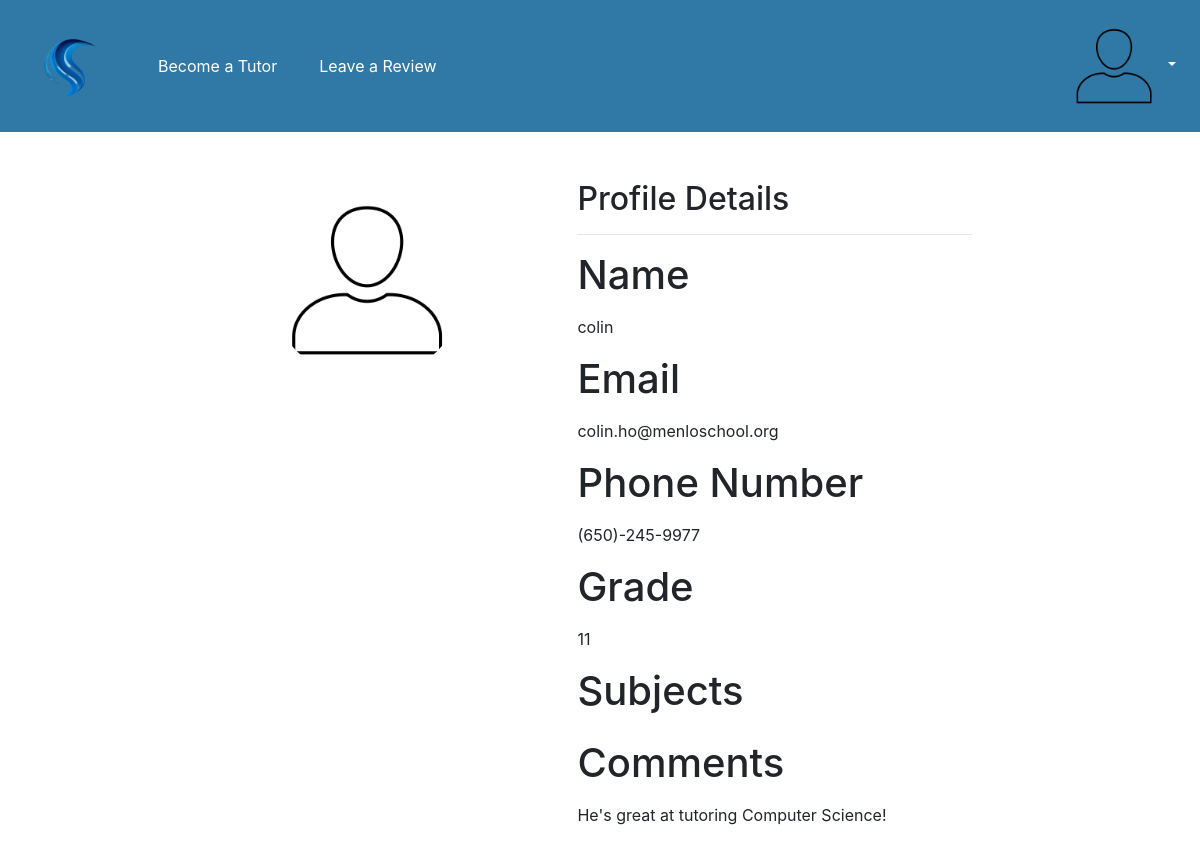
Page /profile (signed in) on the earlier database version.
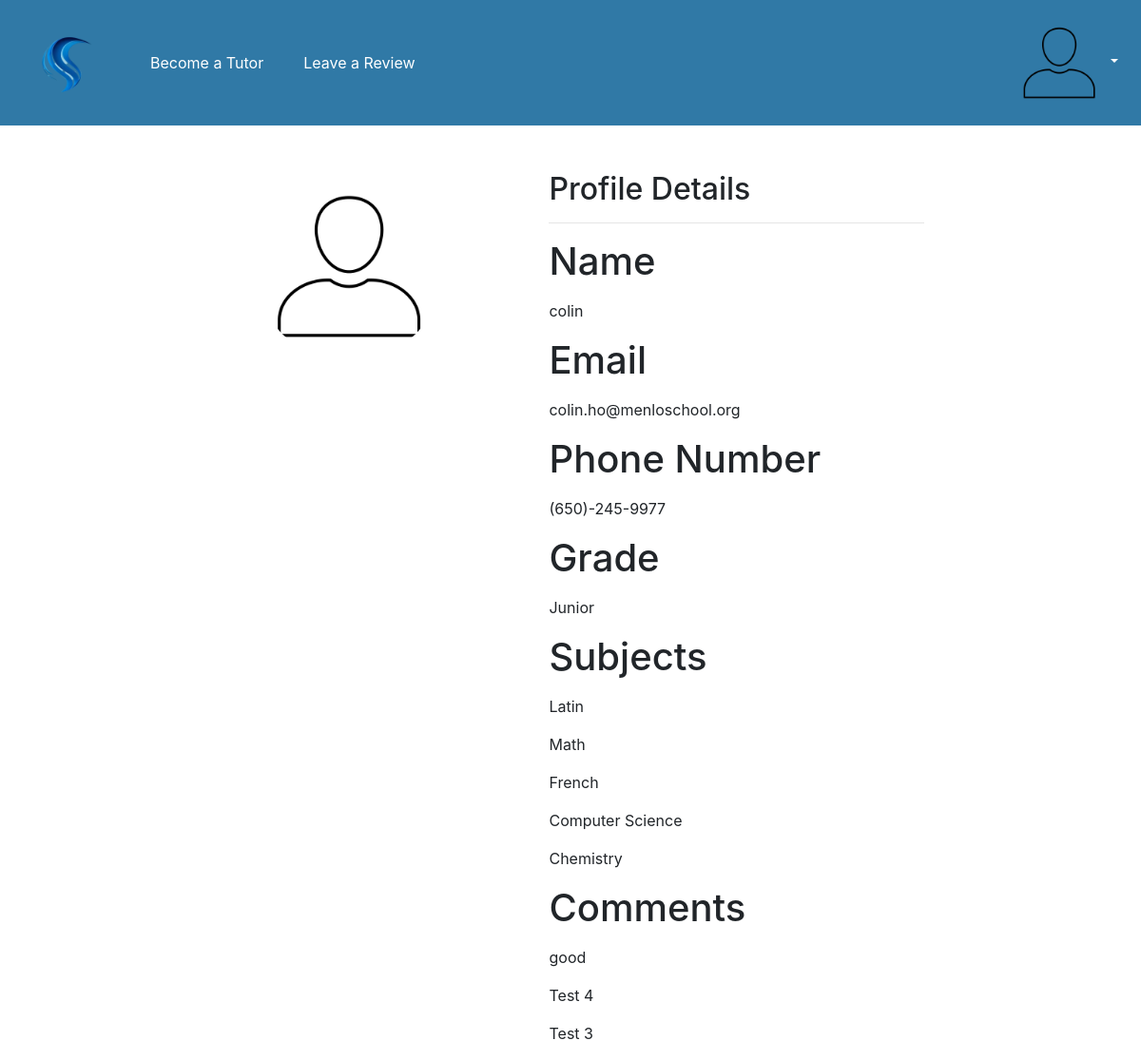
Same page on the later database version.
### models.py (models this page shows, shortened)
class Tutor(Base):
    __tablename__ = "tutors"
    id = Column("id", INTEGER, primary_key=True)
    bio = Column("bio", TEXT, nullable=False)
    intro = Column("intro", TEXT, nullable=False)
    grade = Column("grade", TEXT, nullable=False)
    phone = Column("phone", TEXT, nullable=False)
    email = Column("email", TEXT, nullable=False)
    user_id = Column(INTEGER, ForeignKey('users.id'), nullable=False)
    users = relationship("User", secondary="ratingtags", back_populates="tutors")
    subjects = relationship("Subject", secondary="subjecttags", back_populates="tutors")

class RatingTag(Base):
    __tablename__ = "ratingtags"
    id = Column("id", INTEGER, primary_key=True)
    comment = Column("comment", TEXT, nullable=False)
    user_id = Column(INTEGER, ForeignKey('users.id'))
    tutor_id = Column(INTEGER, ForeignKey('tutors.id'))
    def __repr__(self):
        return self.comment

class Subject(Base):
    __tablename__ = "subjects"
    id = Column("id", INTEGER, primary_key=True)
    name = Column("name", TEXT, nullable=False)
    tutors = relationship("Tutor", secondary="subjecttags", back_populates="subjects")

### app.py (the view)
@app.route("/profile")
def profile():
    if "username" in session:
        user = db_session.query(User).filter(User.username == session["username"]).first()
        tutorcheck = db_session.query(Tutor).where(Tutor.user_id == user.id).first()
        if(tutorcheck):
            comments = db_session.query(RatingTag).where(RatingTag.tutor_id == tutorcheck.id).order_by(RatingTag.id.desc()).limit(3).all()
            subjects = tutorcheck.subjects
            return render_template("profile.html", user=user, tutorcheck=tutorcheck, comments=comments, subjects=subjects)
        else:
            comments = db_session.query(RatingTag).where(RatingTag.user_id == user.id).order_by(RatingTag.id.desc()).limit(3).all()
            return render_template("profile.html", user=user, tutorcheck=tutorcheck, comments=comments)
    else:
        return redirect(url_for("login"))

### app.py (called while the page is built)
@app.before_request
def setup():
    init_db()

### database.py (called while the page is built)
def init_db():
    import models
    Base.metadata.create_all(bind=engine)

### templates/profile.html (shortened to what this page needs)
{% extends "base.html" %}
  {% block style %}
    <link rel="stylesheet" type="text/css" href="{{url_for('static', filename='styles/profile.css')}}">
    {% endblock %}
    {% block content %}
    <div class="container">
        <div class="row mt-5">
          <div class="col-md-4 offset-md-1">
            <div class="profile-picture text-center">
              <img src="{{url_for('static', filename='images/profile.png')}}" alt="Profile Picture" class="rounded-circle">
            </div>
          </div>
          <div class="col-md-6">
            <div class="profile-details">
              <h2>Profile Details</h2>
              <hr>
              <div class="form-group">
                <h1><label for="name">Name</label></h1>
                <p>{{user.name}}</p>
              </div>
              {%if tutorcheck:%}
                <div class="form-group">
                  <h1><label for="email">Email</label></h1>
                  <p>{{tutorcheck.email}}</p>
                </div>
                <div class="form-group">
                  <h1><label for="phone">Phone Number</label></h1>
                  <p>{{tutorcheck.phone}}</p>
                </div>
                <div class="form-group">
                  <h1><label for="grade">Grade</label></h1>
                  <p>{{tutorcheck.grade}}</p>
                </div>
                <div class="form-group">
                  <h1><label for="subjects">Subjects</label></h1>
                  {%for subject in subjects:%}
                    <p>{{subject.name}}</p>
                  {%endfor%}
                </div>
              {%endif%}
              <div class="form-group">
                <h1><label for="phone">Comments</label></h1>
                {%for comment in comments:%}
                  <p>{{comment}}</p>
                {%endfor%}
              </div>
            </div>
          </div>
        </div>
      </div>
    {% endblock %}

Differences in the rows shown:
no longer on this page (row unchanged): RatingTag: comment "He's great at tutoring Computer Science!"
changed Tutor "colin.ho@menloschool.org": grade "11" → "Junior"
now on this page (row unchanged): Subject: name "Latin"
now on this page (row unchanged): Subject: name "Math"
now on this page (row unchanged): Subject: name "French"
now on this page (row unchanged): Subject: name "Computer Science"
now on this page (row unchanged): Subject: name "Chemistry"
added RatingTag: comment "good"
added RatingTag: comment "Test 4"
added RatingTag: comment "Test 3"
